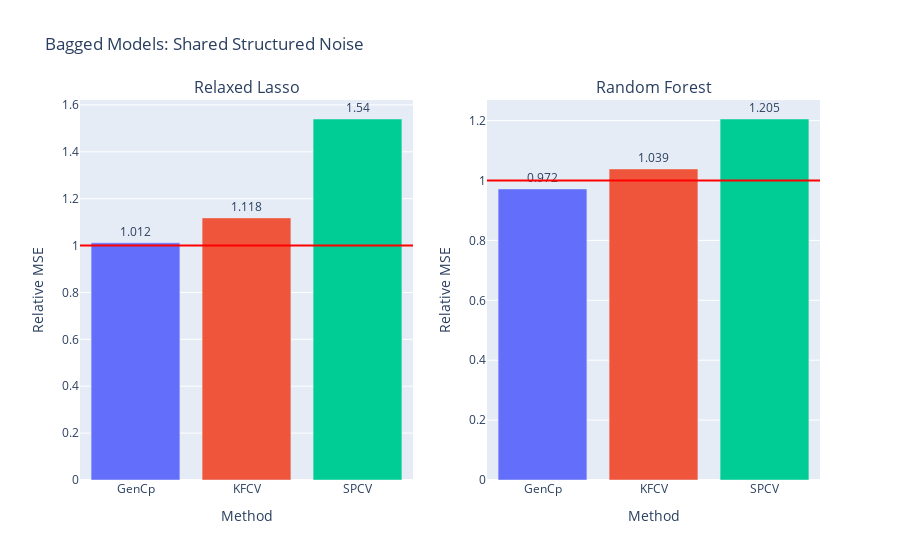

The notebook cell this image was saved under:
### Code cell
fig = make_subplots(
    rows=1, cols=len(models),
    subplot_titles=model_names)
#     subplot_titles=("Relaxed Lasso", "Depth 2 Decision Tree"))

for i, errs in enumerate(model_errs):
    risks = [err.mean() for err in errs]
    test_risk = risks[0]
    # elev_test_risk = risks[1]
    # est_risks = risks[2:]
    est_risks = risks[1:]

    df = pd.DataFrame({est_names[i]: errs[i+1] for i in np.arange(len(est_names))})

    fig.add_trace(go.Bar(
    #     x=['VRF', 'BF_WR', 'BF_FR'], 
        x = df.columns,
        y=(df).mean()/test_risk,
        marker_color=px.colors.qualitative.Plotly,
        text=np.around((df).mean()/test_risk,3),
        textposition='outside',
    #     error_y=dict(
    #         type='data',
    #         color='black',
    #         array=(df).std() / test_risk,
    # #         array=(df/test_risk).clip(upper=(df/test_risk).quantile(.95),axis=1).std(),
    # #         symmetric=False,
    # #         array=(df/test_risk).quantile(.95) - (df/test_risk).mean(),
    # #         arrayminus=(df/test_risk).mean() - (df/test_risk).quantile(.93)
    #     )
    #         array=(df).mean() + (df).std(),
    #         arrayminus=(df).mean() - (df).std())
    ), row=1, col=i+1)
    # fig.add_trace(go.Bar(
    #     name='Experimental',
    #     x=['GenCp', 'KFCV', 'SPCV'], y=(df).mean(),
    #     error_y=dict(type='data', array=[1, 2])
    # ))
    # fig.update_layout(barmode='group')
    fig.add_hline(y=1., line_color='red', row=1, col=i+1)
    # fig.add_hline(y=elev_test_risk / test_risk, line_color='gray', line_dash='dash', row=1, col=i+1)
    
    fig.update_xaxes(title_text="Method", row=1, col=i+1)
    fig.update_yaxes(title_text="Relative MSE", row=1, col=i+1)
    
# fig.update_layout(
# #     title=f"FC_\u03B4{delta}_snr{snr}_nk{noise_kernel}_nls{noise_length_scale}_nv{noise_nu}_Xk{X_kernel}_Xls{X_length_scale}_Xv{X_nu}",
#     title=title,
#     xaxis_title="Method",
#     yaxis_title="MSE",
# #     legend_title="Legend Title",
# #     font=dict(
# #         family="Courier New, monospace",
# #         size=18,
# #         color="RebeccaPurple"
# #     )
# )
# barfp = os.path.expanduser(savedir + fig.layout.title['text'] + ".jpeg")
# fig.write_image(os.path.expanduser(barfp))
fig.update_layout(title="Bagged Models: Shared Structured Noise", showlegend=False)
fig.show()

### Figure 1 — Plotly figure (JSON) as saved in the notebook; plotly's stock layout.template omitted (floating-point values rounded to 4 significant figures)
{"data": [{"marker": {"color": ["#636EFA", "#EF553B", "#00CC96", "#AB63FA", "#FFA15A", "#19D3F3", "#FF6692", "#B6E880", "#FF97FF", "#FECB52"]}, "text": [1.012, 1.118, 1.54], "textposition": "outside", "type": "bar", "x": ["GenCp", "KFCV", "SPCV"], "xaxis": "x", "y": [1.012, 1.118, 1.54], "yaxis": "y"}, {"marker": {"color": ["#636EFA", "#EF553B", "#00CC96", "#AB63FA", "#FFA15A", "#19D3F3", "#FF6692", "#B6E880", "#FF97FF", "#FECB52"]}, "text": [0.972, 1.039, 1.205], "textposition": "outside", "type": "bar", "x": ["GenCp", "KFCV", "SPCV"], "xaxis": "x2", "y": [0.9718, 1.039, 1.205], "yaxis": "y2"}], "layout": {"annotations": [{"font": {"size": 16}, "showarrow": false, "text": "Relaxed Lasso", "x": 0.225, "xanchor": "center", "xref": "paper", "y": 1, "yanchor": "bottom", "yref": "paper"}, {"font": {"size": 16}, "showarrow": false, "text": "Random Forest", "x": 0.775, "xanchor": "center", "xref": "paper", "y": 1, "yanchor": "bottom", "yref": "paper"}], "shapes": [{"line": {"color": "red"}, "type": "line", "x0": 0, "x1": 1, "xref": "x domain", "y0": 1, "y1": 1, "yref": "y"}, {"line": {"color": "red"}, "type": "line", "x0": 0, "x1": 1, "xref": "x2 domain", "y0": 1, "y1": 1, "yref": "y2"}], "showlegend": false, "title": {"text": "Bagged Models: Shared Structured Noise"}, "xaxis": {"anchor": "y", "domain": [0, 0.45], "title": {"text": "Method"}}, "xaxis2": {"anchor": "y2", "domain": [0.55, 1], "title": {"text": "Method"}}, "yaxis": {"anchor": "x", "domain": [0, 1], "title": {"text": "Relative MSE"}}, "yaxis2": {"anchor": "x2", "domain": [0, 1], "title": {"text": "Relative MSE"}}}}
